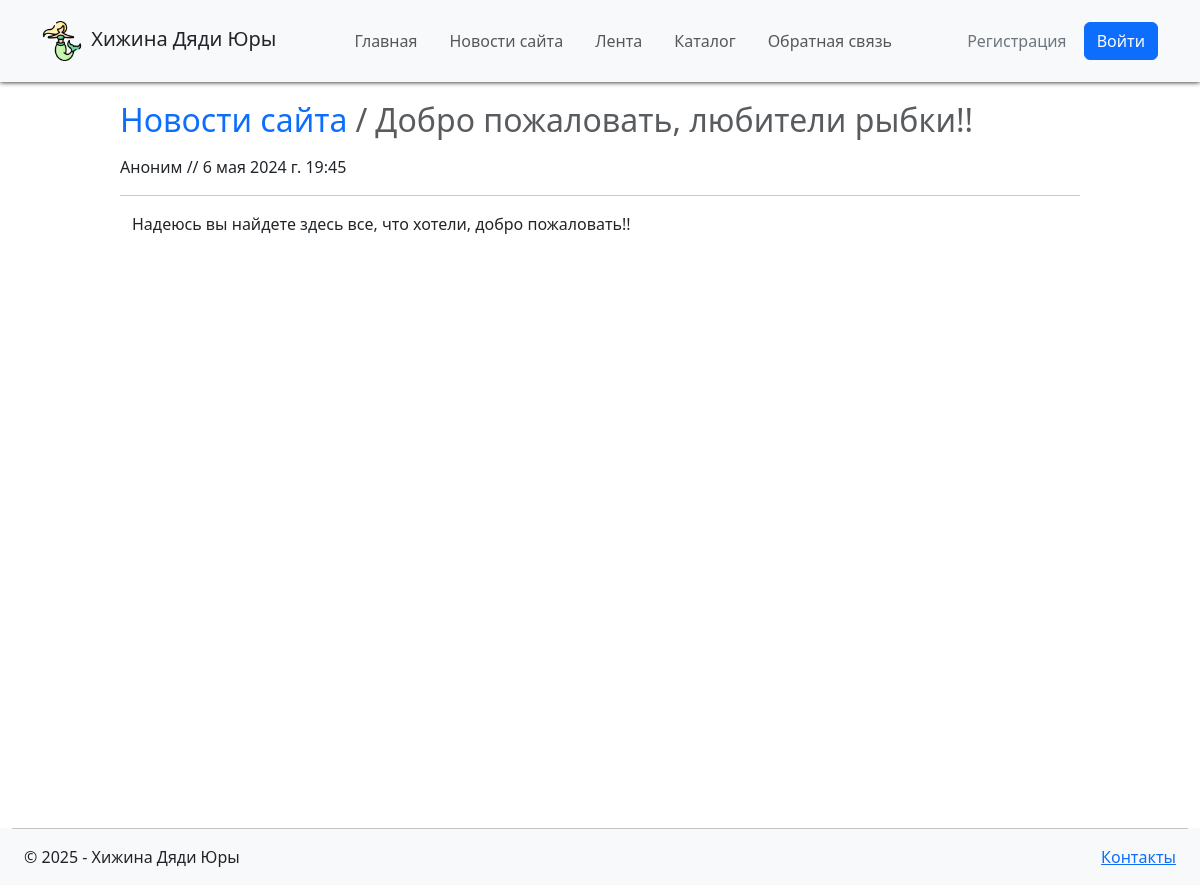
Before: /news/site/1 with the older database file.
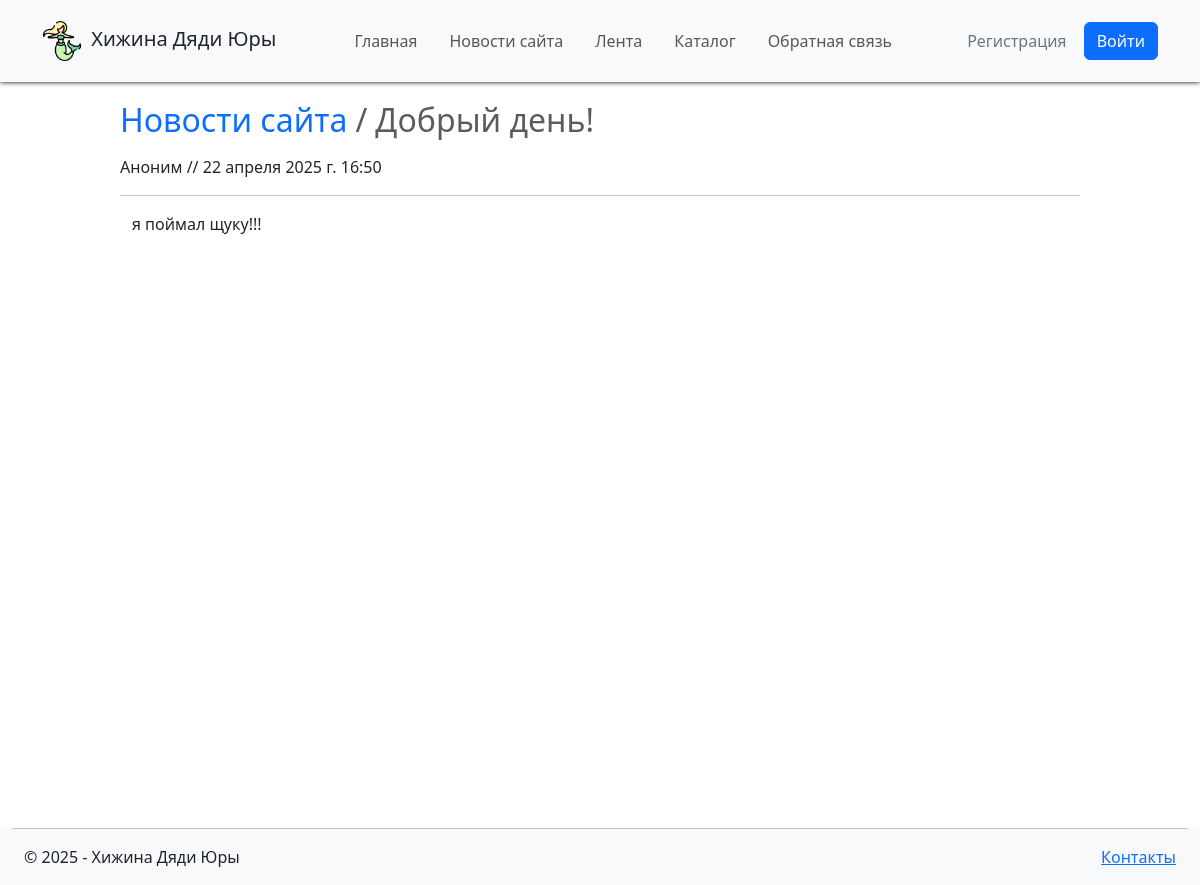
After: the same page with the newer database file.
### news/models.py (models this page shows)
class articles(models.Model):
    title = models.CharField('Заголовок', max_length=50)
    description = models.CharField('Описание', max_length=200)
    text = models.TextField('Текст')
    data = models.DateTimeField('Дата публикации', default=datetime.now())
    author = models.ForeignKey(User, null=True, blank=True, on_delete=models.SET_NULL, verbose_name='Автор')
    def __str__(self):
        return self.title
    class Meta:
        ordering = ["-data"]
        verbose_name_plural = 'новости'
        verbose_name = 'новость'

### news/views.py (the view)
# urls.py: path('site/<int:n>', views.article, name='article'), # статья под n id
def article(request, n):
    assert isinstance(request, HttpRequest)
    return render(
        request, 'news/article.html',
        {
            'title':articles.objects.get(id = n),
            'year':datetime.now().year,
        }
    )

### news/templates/news/article.html (shortened to what this page needs)
{% extends "main/layout.html" %}
{% block content %}
<div class="py-3">
	<h2>
		<nav aria-label="breadcrumb">
			<ol class="breadcrumb">
				<li class="breadcrumb-item"><a class="text-decoration-none" href="{% url 'news' %}">Новости сайта</a></li>
				<li class="breadcrumb-item active" aria-current="page">
					{{ title }}
				</li>
			</ol>
		</nav>
	</h2>
	{% if title.author %}
	<p>{{ title.author }} // {{ title.data }}</p><hr />
	{% else %}
	<p>Аноним // {{ title.data }}</p><hr />
	{% endif %}
	<div class="container">
		<div class="bs-callout bs-callout-danger">
			<p>{{ title.text }}</p>
		</div>
	</div>
</div>
{% endblock %}

Changed rows visible on the page:
changed articles: title "Добро пожаловать, любители рыбки!!" → "Добрый день!"; data "6 мая 2024 г. 19:45" → "22 апреля 2025 г. 16:50"; text "Надеюсь вы найдете здесь все, что хотели, добро пожаловать!!" → "я поймал щуку!!!"
